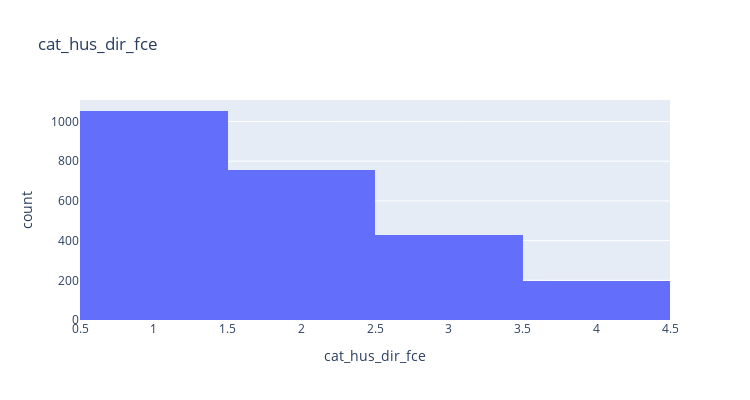

Notebook code cell kept with this figure:
### Code cell
# Check distribution of cat_hus_dir_fce.
fig_tmp = px.histogram(df_raw_hh, x= "cat_hus_dir_fce", title= "cat_hus_dir_fce")
fig_tmp.update_layout(width= 750, height= 400)
fig_tmp.show()

### Figure 1 — Plotly figure (JSON) as saved in the notebook; plotly's stock layout.template omitted (floating-point values rounded to 4 significant figures; data arrays with more than 128 entries replaced by an {"elided": "..."} marker saying what was removed)
{"data": [{"alignmentgroup": "True", "bingroup": "x", "hovertemplate": "cat_hus_dir_fce=%{x}<br>count=%{y}<extra></extra>", "legendgroup": "", "marker": {"color": "#636efa", "pattern": {"shape": ""}}, "name": "", "offsetgroup": "", "orientation": "v", "showlegend": false, "type": "histogram", "x": {"elided": "2432 int values"}, "xaxis": "x", "yaxis": "y"}], "layout": {"barmode": "relative", "height": 400, "legend": {"tracegroupgap": 0}, "title": {"text": "cat_hus_dir_fce"}, "width": 750, "xaxis": {"anchor": "y", "domain": [0, 1], "title": {"text": "cat_hus_dir_fce"}}, "yaxis": {"anchor": "x", "domain": [0, 1], "title": {"text": "count"}}}}
